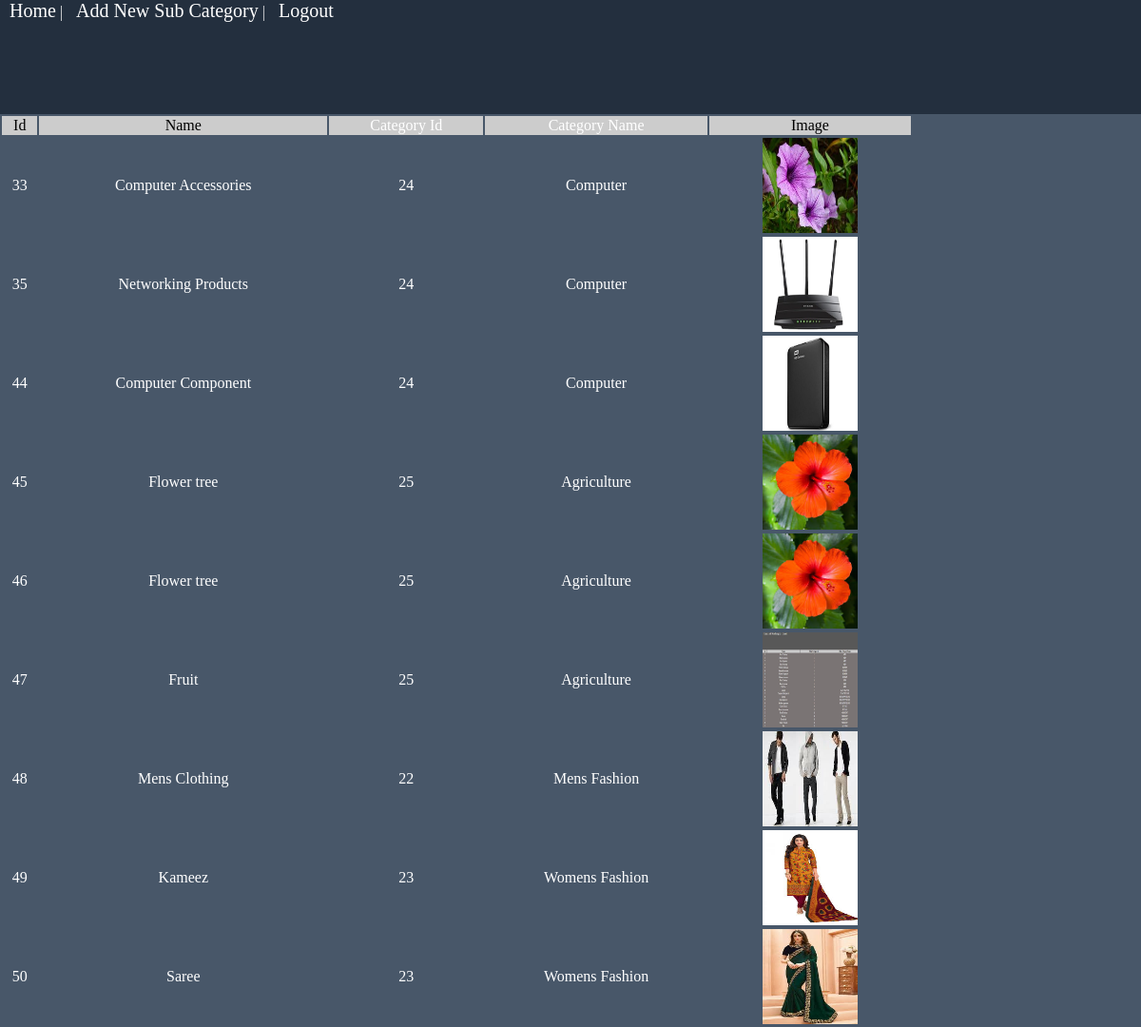
The app's page /admin/catview.php (signed in) with its own data.
### tables this page shows
CREATE TABLE `category` (
  `id` int(11) NOT NULL,
  `name` varchar(100) NOT NULL,
  `maincat_id` int(100) NOT NULL,
  `img` varchar(800) NOT NULL
);

CREATE TABLE `maincat` (
  `id` int(11) NOT NULL,
  `name` varchar(100) NOT NULL
);

### admin/catview.php (the view, shortened to what this page needs)
<?php
include_once("connection.php");
$result = mysqli_query($mysqli, "SELECT c.img as img, c.id as id, c.name as cat_name, m.id as maincat_id, m.name as maincat_name FROM category as c LEFT JOIN maincat as m on m.id = c.maincat_id");
?>
<html>
<head>
     <link href="adminstyle.css" rel="stylesheet" type="text/css">
</head>
<body>
     <div class="header">
	<a href="index.php">Home</a> | <a href="categoryadd.php">Add New Sub Category</a> | <a href="logout.php">Logout</a>
	<br/><br/>
	</div>
    <div class="list">
	<table width='80%' border=0>
        <tr bgcolor='#CCCCCC' color="#ffffff">
            <td><a>Id</a></td>
            <td><a>Name</a></td>
            <td>Category Id</td>
            <td>Category Name</td>
            <td><a>Image</a></td>
		</tr>
<?php
      while($res = mysqli_fetch_array($result)) {
			echo "<tr>";
            echo "<td>".$res['id']."</td>";
			echo "<td>".$res['cat_name']."</td>";
            echo "<td>".$res['maincat_id']."</td>";
			echo "<td>".$res['maincat_name']."</td>";
            echo "<td><img src='".$res['img']."' width='100' height='100' /></td>";
      }
            ?>
        </table></div>
</body>
</html>

### admin/adminstyle.css (style rules this page uses)
body { margin: 0px; border: 0px; }
.header { width:100%; height:120px; background:#232f3e; color:#ebebeb ; }
.header a { margin-left: 10px; color:white; font-size: 20; text-decoration: none; }
.list { background: #485769; text-align: center; }
.list td a { color:black; }
.list td { color:white; text-align: center; }

### records on screen
category: id "33", name "Computer Accessories", maincat "24", maincat.name "Computer", img (picture)
category: id "35", name "Networking Products", maincat "24", maincat.name "Computer", img (picture)
category: id "44", name "Computer Component", maincat "24", maincat.name "Computer", img (picture)
category: id "45", name "Flower tree", maincat "25", maincat.name "Agriculture", img (picture)
category: id "46", name "Flower tree", maincat "25", maincat.name "Agriculture", img (picture)
category: id "47", name "Fruit", maincat "25", maincat.name "Agriculture", img (picture)
category: id "48", name "Mens Clothing", maincat "22", maincat.name "Mens Fashion", img (picture)
category: id "49", name "Kameez", maincat "23", maincat.name "Womens Fashion", img (picture)
category: id "50", name "Saree", maincat "23", maincat.name "Womens Fashion", img (picture)
